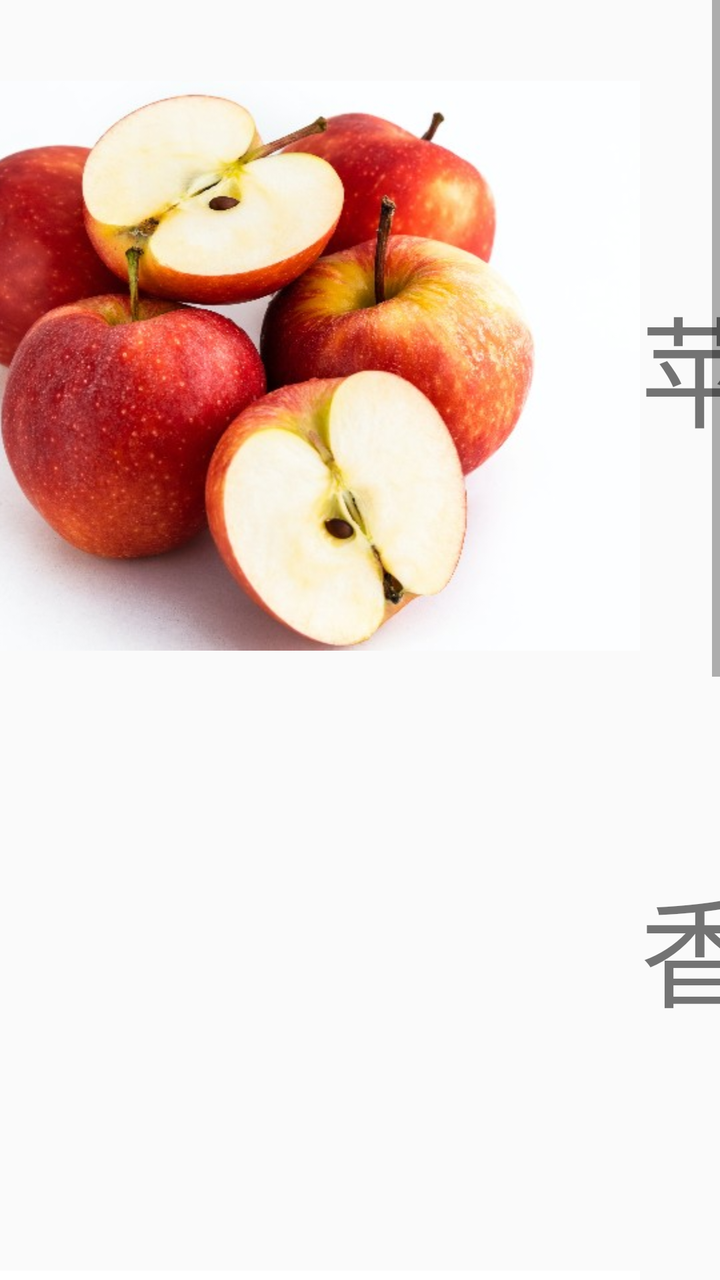
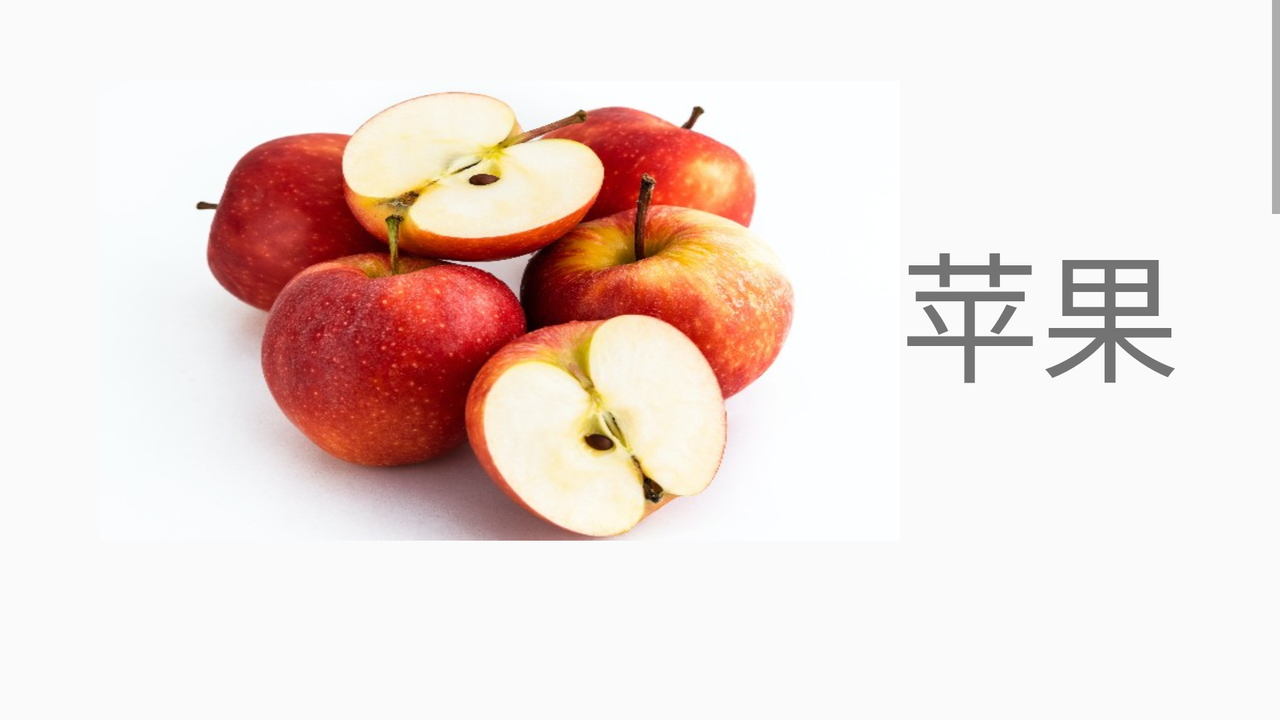

First picture: res/layout/ on a phone held upright. Second picture: the repository's own variant of that layout, on a device whose configuration matches the variant's folder. Source for both follows.
<!-- AndroidManifest.xml: application theme Theme.MyApplication -->
<!-- res/layout/activity_option12.xml -->
<?xml version="1.0" encoding="utf-8"?>
<RelativeLayout xmlns:android="http://schemas.android.com/apk/res/android"
    android:orientation="horizontal" android:layout_width="match_parent"
    android:layout_height="match_parent">

    <ScrollView
        android:layout_width="match_parent"
        android:layout_height="match_parent">
        <LinearLayout
            android:id="@+id/page1"
            android:layout_width="match_parent"
            android:layout_height="match_parent"
            android:orientation="vertical">

            <TextView
                android:id="@+id/textview"
                android:layout_width="wrap_content"
                android:layout_height="wrap_content"
                android:textSize="30sp"></TextView>

            <HorizontalScrollView
                android:layout_width="match_parent"
                android:layout_height="match_parent">

                <LinearLayout
                    android:layout_width="wrap_content"
                    android:layout_height="match_parent"
                    android:layout_gravity="center"
                    android:orientation="vertical">

                    <TableRow
                        android:layout_width="match_parent"
                        android:layout_height="match_parent"
                        android:gravity="center_horizontal|center_vertical">

                        <ImageView
                            android:id="@+id/image1"
                            android:layout_width="400dp"
                            android:layout_height="285dp"
                            android:foreground="?selectableItemBackground"
                            android:scaleType="fitXY"
                            android:src="@drawable/pingguo"></ImageView>

                        <TextView
                            android:id="@+id/text1"
                            android:layout_width="wrap_content"
                            android:layout_height="wrap_content"
                            android:layout_gravity="center"
                            android:text="苹果"
                            android:textSize="60sp" />
                    </TableRow>

                    <TableRow
                        android:layout_width="match_parent"
                        android:layout_height="match_parent"
                        android:gravity="center">

                        <ImageView
                            android:id="@+id/image2"
                            android:layout_width="400dp"
                            android:layout_height="285dp"
                            android:layout_marginTop="10dp"
                            android:foreground="?selectableItemBackground"
                            android:scaleType="fitXY"
                            android:src="@drawable/xiangjiao"></ImageView>

                        <TextView
                            android:id="@+id/text2"
                            android:layout_width="wrap_content"
                            android:layout_height="wrap_content"
                            android:layout_gravity="center"
                            android:text="香蕉"
                            android:textSize="60sp" />
                    </TableRow>

                    <TableRow
                        android:layout_width="match_parent"
                        android:layout_height="match_parent"
                        android:gravity="center">

                        <ImageView
                            android:id="@+id/image3"
                            android:layout_width="400dp"
                            android:layout_height="285dp"
                            android:layout_marginTop="10dp"
                            android:foreground="?selectableItemBackground"
                            android:scaleType="fitXY"
                            android:src="@drawable/ningmeng"></ImageView>

                        <TextView
                            android:id="@+id/text3"
                            android:layout_width="wrap_content"
                            android:layout_height="wrap_content"
                            android:layout_gravity="center"
                            android:text="柠檬"
                            android:textSize="60sp" />
                    </TableRow>

                    <TableRow
                        android:layout_width="match_parent"
                        android:layout_height="match_parent"
                        android:gravity="center">

                        <ImageView
                            android:id="@+id/image4"
                            android:layout_width="400dp"
                            android:layout_height="285dp"
                            android:layout_marginTop="10dp"
                            android:foreground="?selectableItemBackground"
                            android:scaleType="fitXY"
                            android:src="@drawable/chengzi"></ImageView>

                        <TextView
                            android:id="@+id/text4"
                            android:layout_width="wrap_content"
                            android:layout_height="wrap_content"
                            android:layout_gravity="center"
                            android:text="橙子"
                            android:textSize="60sp" />
                    </TableRow>

                </LinearLayout>
            </HorizontalScrollView>

        </LinearLayout>
    </ScrollView>

</RelativeLayout>
<!-- resources referenced by this layout -->
<resources>
  <!-- drawable chengzi: jpg bitmap (drawable, 158669 bytes) -->
  <!-- drawable ningmeng: jpg bitmap (drawable, 113423 bytes) -->
  <!-- drawable pingguo: jpg bitmap (drawable, 55184 bytes) -->
  <style name="Theme.MyApplication" parent="Theme.MaterialComponents.DayNight.DarkActionBar.Bridge">
          
          <item name="colorPrimary">@color/black</item>
          <item name="colorPrimaryVariant">@color/black</item>
          <item name="colorOnPrimary">@color/white</item>
          
          <item name="colorSecondary">@color/teal_200</item>
          <item name="colorSecondaryVariant">@color/teal_700</item>
          <item name="colorOnSecondary">@color/black</item>
          
          <item name="android:statusBarColor" tools:targetApi="l">?attr/colorPrimaryVariant</item>
          
      </style>
  <color name="black">#FF000000</color>
  <color name="white">#FFFFFFFF</color>
  <color name="teal_200">#FF03DAC5</color>
  <color name="teal_700">#FF018786</color>
</resources>
<!-- res/layout-land-v23/activity_option12.xml (the author's variant of the layout above) -->
<!-- drawn on the phone turned sideways -->
<?xml version="1.0" encoding="utf-8"?>
<RelativeLayout xmlns:android="http://schemas.android.com/apk/res/android"
    xmlns:app="http://schemas.android.com/apk/res-auto"
    xmlns:tools="http://schemas.android.com/tools"
    android:orientation="horizontal" android:layout_width="match_parent"
    android:layout_height="match_parent">

    <ScrollView
        android:layout_width="match_parent"
        android:layout_height="match_parent">
        <LinearLayout
            android:id="@+id/page1"
            android:layout_width="match_parent"
            android:layout_height="wrap_content"
            android:orientation="vertical">

            <TextView
                android:id="@+id/textview"
                android:layout_width="wrap_content"
                android:layout_height="wrap_content"
                android:textSize="30sp" />

            <HorizontalScrollView
                android:layout_width="match_parent"
                android:layout_height="match_parent">

                <LinearLayout
                    android:layout_width="wrap_content"
                    android:layout_height="match_parent"
                    android:layout_gravity="center"
                    android:orientation="vertical">

                    <TableRow
                        android:layout_width="match_parent"
                        android:layout_height="match_parent"
                        android:gravity="center_horizontal|center_vertical">

                        <ImageView
                            android:id="@+id/image1"
                            android:layout_width="400sp"
                            android:layout_height="230sp"
                            android:foreground="?selectableItemBackground"
                            android:scaleType="fitXY"
                            android:src="@drawable/pingguo" />

                        <TextView
                            android:id="@+id/text1"
                            android:layout_width="wrap_content"
                            android:layout_height="wrap_content"
                            android:layout_gravity="center"
                            android:focusable="true"
                            android:clickable="true"
                            android:text="苹果"
                            android:textSize="70sp"
                            />
                    </TableRow>

                    <TableRow
                        android:layout_width="match_parent"
                        android:layout_height="match_parent"
                        android:gravity="center">

                        <ImageView
                            android:id="@+id/image2"
                            android:layout_width="400dp"
                            android:layout_height="230dp"
                            android:layout_marginTop="10dp"
                            android:foreground="?selectableItemBackground"
                            android:scaleType="fitXY"
                            android:src="@drawable/xiangjiao">
                        </ImageView>

                        <TextView
                            android:id="@+id/text2"
                            android:layout_width="wrap_content"
                            android:layout_height="wrap_content"
                            android:layout_gravity="center"
                            android:focusable="true"
                            android:clickable="true"
                            android:text="香蕉"
                            android:textSize="70sp" />

                    </TableRow>

                    <TableRow
                        android:layout_width="match_parent"
                        android:layout_height="match_parent"
                        android:gravity="center">

                        <ImageView
                            android:id="@+id/image3"
                            android:layout_width="400dp"
                            android:layout_height="230dp"
                            android:layout_marginTop="10dp"
                            android:foreground="?selectableItemBackground"
                            android:scaleType="fitXY"
                            android:src="@drawable/ningmeng"></ImageView>

                        <TextView
                            android:id="@+id/text3"
                            android:layout_width="wrap_content"
                            android:layout_height="wrap_content"
                            android:layout_gravity="center"
                            android:focusable="true"
                            android:clickable="true"
                            android:text="柠檬"
                            android:textSize="70sp" />

                    </TableRow>

                    <TableRow
                        android:layout_width="match_parent"
                        android:layout_height="match_parent"
                        android:gravity="center">

                        <ImageView
                            android:id="@+id/image4"
                            android:layout_width="400dp"
                            android:layout_height="230dp"
                            android:layout_marginTop="10dp"
                            android:foreground="?selectableItemBackground"
                            android:scaleType="fitXY"
                            android:src="@drawable/chengzi"></ImageView>

                        <TextView
                            android:id="@+id/text4"
                            android:layout_width="wrap_content"
                            android:layout_height="wrap_content"
                            android:layout_gravity="center"
                            android:focusable="true"
                            android:clickable="true"
                            android:text="橙子"
                            android:textSize="70sp" />

                    </TableRow>

                </LinearLayout>

            </HorizontalScrollView>

            <Button
                android:id="@+id/but_retry_clicked"
                style="@style/SampleButton"
                android:layout_width="match_parent"
                android:layout_height="wrap_content"
                android:text="@string/btn_sniff_retry"
                android:textSize="55sp" />

            <ProgressBar
                android:id="@+id/retry_progressBar"
                style="@android:style/Widget.ProgressBar.Horizontal"
                android:layout_width="match_parent"
                android:layout_height="40dp"
                android:max="6" />


        </LinearLayout>
    </ScrollView>

</RelativeLayout>
<!-- resources referenced by the variant -->
<!-- as the phone turned sideways resolves them -->
<resources>
  <!-- drawable chengzi: jpg bitmap (drawable, 158669 bytes) -->
  <!-- drawable ningmeng: jpg bitmap (drawable, 113423 bytes) -->
  <!-- drawable pingguo: jpg bitmap (drawable, 55184 bytes) -->
  <string name="btn_sniff_retry">如不确定，点这里再闻一次</string>
  <style name="SampleButton">
  		<item name="android:layout_width">match_parent</item>
  		<item name="android:layout_height">@dimen/sample_button_height_en</item>
  		<item name="android:layout_marginTop">@dimen/sample_button_spacing</item>
  	</style>
  <style name="Theme.MyApplication" parent="Theme.MaterialComponents.DayNight.DarkActionBar.Bridge">
          
          <item name="colorPrimary">@color/black</item>
          <item name="colorPrimaryVariant">@color/black</item>
          <item name="colorOnPrimary">@color/white</item>
          
          <item name="colorSecondary">@color/teal_200</item>
          <item name="colorSecondaryVariant">@color/teal_700</item>
          <item name="colorOnSecondary">@color/black</item>
          
          <item name="android:statusBarColor" tools:targetApi="l">?attr/colorPrimaryVariant</item>
          
      </style>
  <dimen name="sample_button_height_en">86dp</dimen>
  <dimen name="sample_button_spacing">2dp</dimen>
  <color name="black">#FF000000</color>
  <color name="white">#FFFFFFFF</color>
  <color name="teal_200">#FF03DAC5</color>
  <color name="teal_700">#FF018786</color>
</resources>
